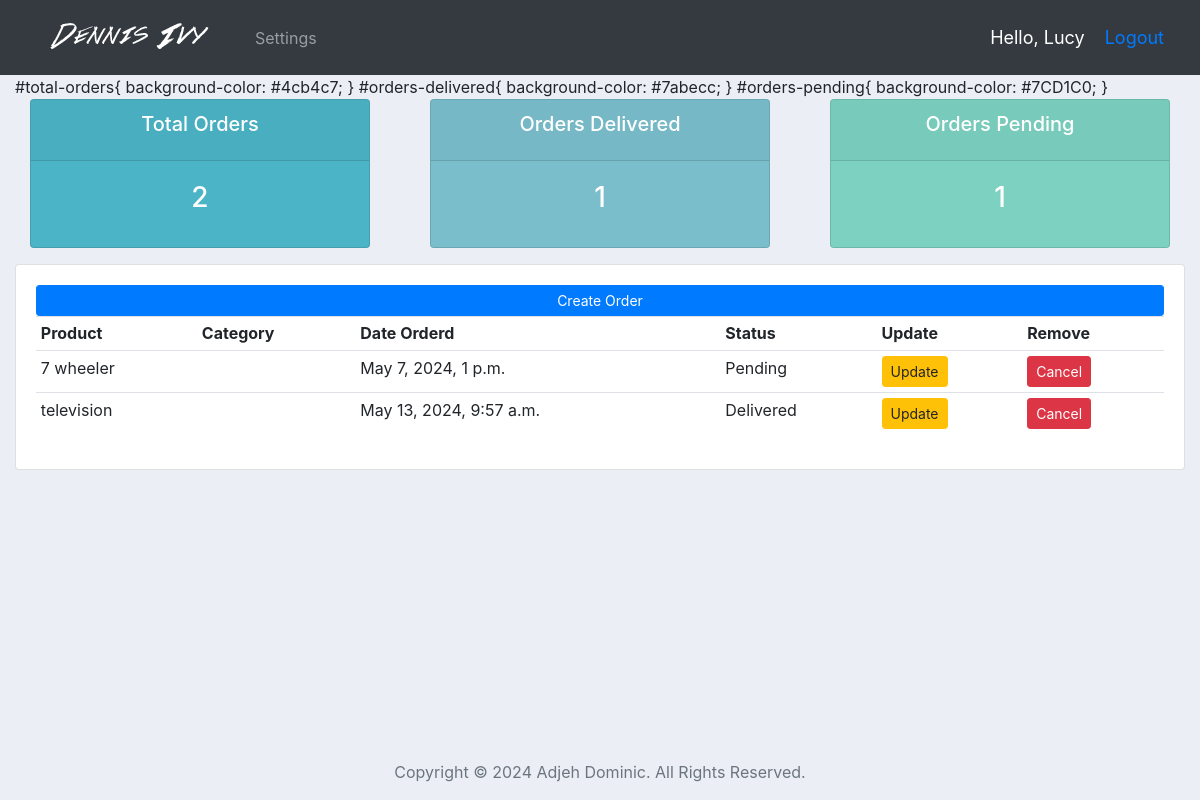
/user/ (signed in), run on the app's committed database.
### mgntApp/models.py (models this page shows, shortened)
class Order(models.Model):
	STATUS = (
			('Pending', 'Pending'),
			('Out for delivery', 'Out for delivery'),
			('Delivered', 'Delivered'),
			)
	customer = models.ForeignKey(Customer, on_delete= models.SET_NULL, null=True)
	product = models.ForeignKey(Product, on_delete= models.SET_NULL, null=True)
	date_created = models.DateTimeField(auto_now_add=True, null=True, blank=True)
	status = models.CharField(max_length=200, null=True, choices=STATUS)

class Product(models.Model):
	CATEGORY = (
			('Indoor', 'Indoor'),
			('Out Door', 'Out Door'),
			)
	name = models.CharField(max_length=200, null=True)
	price = models.FloatField(null=True)
	category = models.CharField(max_length=200, null=True, choices=CATEGORY)
	description = models.TextField()
	date_created = models.DateTimeField(auto_now_add=True, null=True, blank=True)
	def __str__(self):
		return self.name

### mgntApp/decorators.py (the view)
        def wrapper_func(request, *args, **kwargs):
            group = None
            if request.user.groups.exists():
                group = request.user.groups.all()[0].name
            if group in allowed_roles:
                return view_func(request, *args, **kwargs)
            else:
                return HttpResponse('You are not authorized to view this page')

### mgntApp/views.py (called while the page is built)
@login_required(login_url='login')
@allowed_users(allowed_roles=['customer'])
def userPage(request):
	orders = request.user.customer.order_set.all()
	total_orders = orders.count()
	delivered = orders.filter(status='Delivered').count()
	pending = orders.filter(status='Pending').count()
	context = {'orders': orders,'total_orders':total_orders,
	'delivered':delivered, 'pending':pending}
	return render(request, 'accounts/user.html', context)

### mgntApp/templates/accounts/user.html
{% extends 'accounts/main_template.html' %}
{% block content %}
{% include 'accounts/status_row.html'%}
<div class="row">
	<div class="col-md">
		<div class="card card-body">
			<a class="btn btn-primary  btn-sm btn-block" href="{% url 'create_order' %}">Create Order</a>
			<table class="table table-sm">
				<tr>
					<th>Product</th>
					<th>Category</th>
					<th>Date Orderd</th>
					<th>Status</th>
					<th>Update</th>
					<th>Remove</th>
				</tr>
				{% for order in orders %}
					<tr>
						<td>{{order.product}}</td>
						<td>{{order.category}}</td>
						<td>{{order.date_created}}</td>
						<td>{{order.status}}</td>
						<td><a class="btn btn-sm btn-warning" href="{% url 'update_order' order.id %}">Update</a></td>
						<td><a class="btn btn-sm btn-danger" href="{% url 'delete_order' order.id %}">Cancel</a></td>
					</tr>
				{% endfor %}
			</table>
		</div>
	</div>
</div>
{% endblock content %}

### mgntApp/templates/accounts/navbar.html (shortened to what this page needs)
{% load static %}
<nav class="navbar navbar-expand-lg navbar-dark bg-dark">
  <a class="nav-link" href="{% url 'dashboard' %}">
    <img id="logo" src="{% static 'images/logo.png' %}">
  </a>
  <div class="collapse navbar-collapse" id="navbarSupportedContent">
    <ul class="navbar-nav mr-auto">
      {% if request.user.is_staff %}
      <li class="nav-item active">
        <a class="nav-link" href="{% url 'dashboard' %}">Dashboard</a>
      </li>
      <li class="nav-item">
        <a class="nav-link" href="{% url 'products' %}">Products</a>
      </li>
      {% else %}
      <li class="nav-item">
        <a class="nav-link" href="{% url 'account' %}">Settings</a>
      </li>
      {% endif %}
    </ul>
  </div>
  <span class="hello-msg">Hello, {{request.user|capfirst}} </span>
  <span class="hello-msg"><a href="{% url 'logout' %}">Logout</a></span>
</nav>

### mgntApp/static/css/main.css (style rules this page uses)
body { background-color: #ebeff5; }

### mgntApp/templates/accounts/main_template.html (style rules this page uses)
body { background-color: #ebeff5; }

### mgntApp/templates/accounts/navbar.html (style rules this page uses)
.hello-msg { font-size: 18px; color: #fff; margin-right: 20px; }

### data on the page
Order: product "7 wheeler", date_created "May 7, 2024, 1 p.m.", status "Pending"
Order: product "television", date_created "May 13, 2024, 9:57 a.m.", status "Delivered"

### other printed values
{{ request.user|capfirst }} "Lucy"
{{ total_orders }} "2"
{{ delivered }} "1"
{{ pending }} "1"
